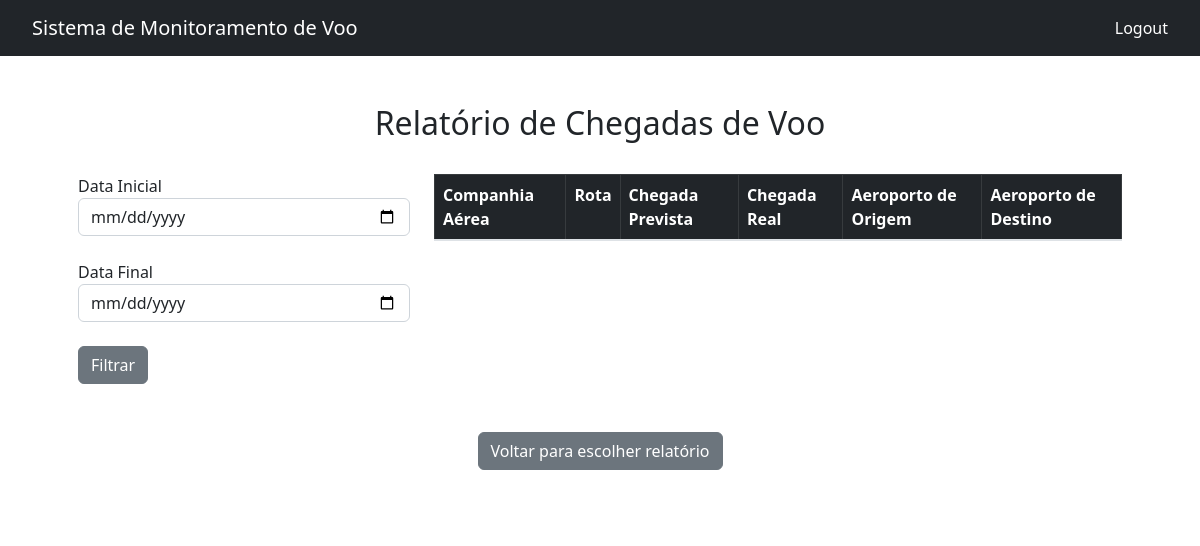
/relatorios/chegadas, run on an earlier commit of the app's database.
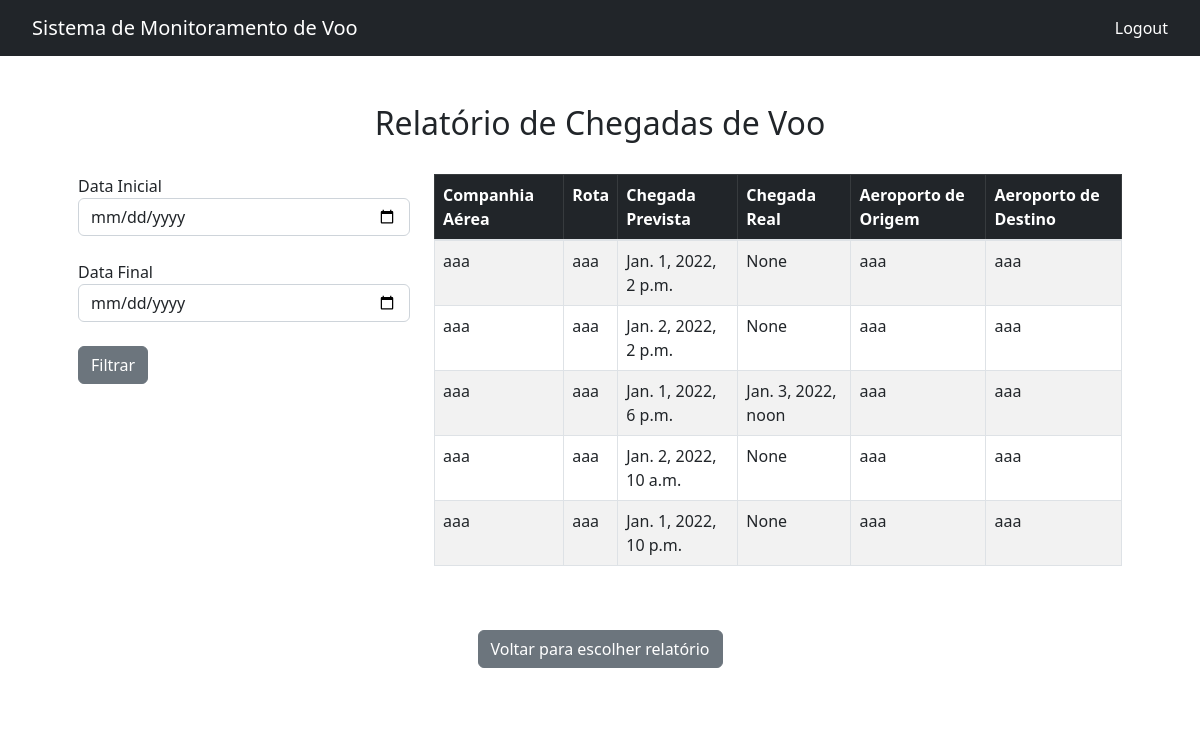
And on a later commit of the database.
### aeroporto/models.py (models this page shows, shortened)
class Voo(models.Model):
    codigoVoo = models.IntegerField(primary_key=True, null=False, unique=True)
    companhiaAerea = models.CharField(max_length=100, null=False)
    partidaPrevista = models.DateTimeField(null=False)
    partidaReal = models.DateTimeField(null=True)
    chegadaPrevista = models.DateTimeField(null=False)
    chegadaReal = models.DateTimeField(null=True)
    status = models.CharField(max_length=100, null=False, default='Aguardo')
    rota = models.CharField(max_length=100, null=True)
    aeroportoOrigem = models.CharField(max_length=100, null=False)
    aeroportoDestino = models.CharField(max_length=100, null=False)
    condicao = models.CharField(max_length=100, null=False)
    class Meta:
        db_table = 'voos'

### aeroporto/views.py (the view)
# urls.py: path('relatorios/chegadas', views.relatorio_chegadas_view, name='relatorio_chegadas'),
def relatorio_chegadas_view(request):
    template_name = 'relatorio/relatorio_chegadas.html'
    object_list = Voo.objects.all()
    start_date = request.GET.get('start_date')
    end_date = request.GET.get('end_date')
    if start_date and end_date:
        end_date = parse(end_date) + timedelta(1)
        object_list = object_list.filter(
            chegadaReal__range=[start_date, end_date]
        )
    context =  {'object_list': object_list}
    return render(request, template_name, context)

### template/relatorio/relatorio_chegadas.html (shortened to what this page needs)
{% load static %}
<!DOCTYPE html>
<html>
<head>
    <link rel="stylesheet" href="{% static 'css/bootstrap/bootstrap.min.css' %}">
    <link rel="stylesheet" href="{% static 'css/navbar.css' %}">
    <link rel="stylesheet" href="{% static 'css/relatorio.css' %}">
</head>
<body>
    <div class="nav-container">
        <nav class="navbar navbar-expand navbar-dark bg-dark">
            <a class="navbar-brand">Sistema de Monitoramento de Voo</a>
            <div class="collapse navbar-collapse" id="navbarText">
                <span class="navbar-text">
                        <a class="nav-link" href="{% url 'voos'%}">Logout</a>
                </span>
            </div>
        </nav>
    </div>
    <div class="container-xl p-5 box-tabela">
        <h2>Relatório de Chegadas de Voo</h2>
        <br>
        <div class="row">
            <div class="col-md-4">
                <form>
                    <label>
                        Data Inicial
                        </label>
                    <input class="form-control ml-sm-2 mr-sm-2" name="start_date" type="date">
                    <br>
                    <label>
                        Data Final
                    </label>
                    <input class="form-control ml-sm-2 mr-sm-2" name="end_date" type="date">
                    <br>
                    <button class="btn btn-secondary" type="submit">Filtrar</button>
                </form>
            </div>
            <div class="col-md-8">
                <table class="table table-striped table-bordered">
                    <thead class="table-dark">
                        <tr>
                            <th scope="col ">Companhia Aérea</th>
                            <th scope="col ">Rota</th>
                            <th scope="col">Chegada Prevista</th>
                            <th scope="col">Chegada Real</th>
                            <th scope="col ">Aeroporto de Origem</th>
                            <th scope="col ">Aeroporto de Destino</th>
                        </tr>
                    </thead>
                    <tbody class="table-group-divider">
                        {% for voo in object_list %}
                        <tr>
                            <td> {{ voo.companhiaAerea }} </td>
                            <td> {{ voo.rota }} </td>
                            <td> {{ voo.chegadaPrevista }} </td>
                            <td> {{ voo.chegadaReal }} </td>
                            <td> {{ voo.aeroportoOrigem }} </td>
                            <td> {{ voo.aeroportoDestino }} </td>
                        </tr>
                        {% endfor %}
                    </tbody>
                </table>
            </div>
        </div>
        <br>
        <br>
        <a href="{% url 'relatorio' %}" class="btn btn-secondary ">Voltar para escolher relatório</a>
    </div>
</body>
</html>

What changed in the data, as far as the page shows it:
added Voo: companhiaAerea "aaa", rota "aaa", chegadaPrevista "Jan. 1, 2022, 2 p.m.", chegadaReal "None", aeroportoOrigem "aaa", aeroportoDestino "aaa"
added Voo: companhiaAerea "aaa", rota "aaa", chegadaPrevista "Jan. 2, 2022, 2 p.m.", chegadaReal "None", aeroportoOrigem "aaa", aeroportoDestino "aaa"
added Voo: companhiaAerea "aaa", rota "aaa", chegadaPrevista "Jan. 1, 2022, 6 p.m.", chegadaReal "Jan. 3, 2022, noon", aeroportoOrigem "aaa", aeroportoDestino "aaa"
added Voo: companhiaAerea "aaa", rota "aaa", chegadaPrevista "Jan. 2, 2022, 10 a.m.", chegadaReal "None", aeroportoOrigem "aaa", aeroportoDestino "aaa"
added Voo: companhiaAerea "aaa", rota "aaa", chegadaPrevista "Jan. 1, 2022, 10 p.m.", chegadaReal "None", aeroportoOrigem "aaa", aeroportoDestino "aaa"
